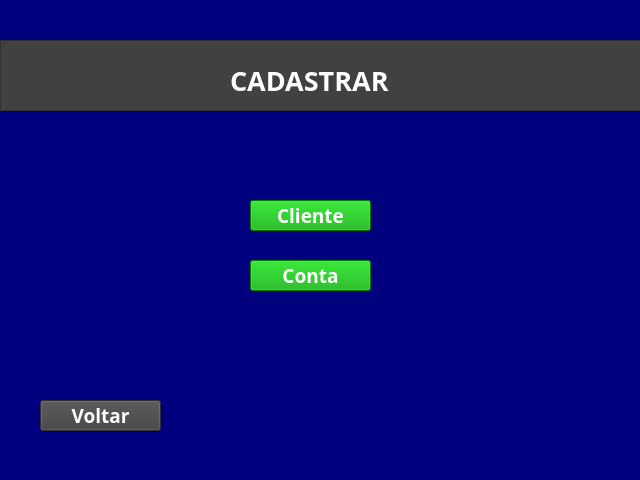
<?xml version="1.0" encoding="UTF-8"?>
<ui version="4.0">
 <class>MainWindow</class>
 <widget class="QMainWindow" name="MainWindow">
  <property name="geometry">
   <rect>
    <x>0</x>
    <y>0</y>
    <width>640</width>
    <height>480</height>
   </rect>
  </property>
  <property name="windowTitle">
   <string>MainWindow</string>
  </property>
  <property name="styleSheet">
   <string notr="true">background-color: rgb(0, 0, 127);</string>
  </property>
  <widget class="QWidget" name="centralwidget">
   <widget class="QPushButton" name="pushButton">
    <property name="geometry">
     <rect>
      <x>250</x>
      <y>200</y>
      <width>121</width>
      <height>31</height>
     </rect>
    </property>
    <property name="font">
     <font>
      <family>Agency FB</family>
      <pointsize>14</pointsize>
      <weight>75</weight>
      <bold>true</bold>
     </font>
    </property>
    <property name="styleSheet">
     <string notr="true">color: rgb(255, 255, 255);
background-color: rgb(0, 170, 0);</string>
    </property>
    <property name="text">
     <string>Cliente</string>
    </property>
   </widget>
   <widget class="QPushButton" name="pushButton_2">
    <property name="geometry">
     <rect>
      <x>250</x>
      <y>260</y>
      <width>121</width>
      <height>31</height>
     </rect>
    </property>
    <property name="font">
     <font>
      <family>Agency FB</family>
      <pointsize>14</pointsize>
      <weight>75</weight>
      <bold>true</bold>
     </font>
    </property>
    <property name="styleSheet">
     <string notr="true">color: rgb(255, 255, 255);
background-color: rgb(0, 170, 0);</string>
    </property>
    <property name="text">
     <string>Conta</string>
    </property>
   </widget>
   <widget class="QPushButton" name="pushButton_3">
    <property name="geometry">
     <rect>
      <x>40</x>
      <y>400</y>
      <width>121</width>
      <height>31</height>
     </rect>
    </property>
    <property name="font">
     <font>
      <family>Agency FB</family>
      <pointsize>14</pointsize>
      <weight>75</weight>
      <bold>true</bold>
     </font>
    </property>
    <property name="styleSheet">
     <string notr="true">color: rgb(255, 255, 255);
background-color: rgb(65, 65, 65);</string>
    </property>
    <property name="text">
     <string>Voltar</string>
    </property>
   </widget>
   <widget class="QFrame" name="frame">
    <property name="geometry">
     <rect>
      <x>0</x>
      <y>40</y>
      <width>641</width>
      <height>71</height>
     </rect>
    </property>
    <property name="styleSheet">
     <string notr="true">background-color: rgb(65, 65, 65);</string>
    </property>
    <property name="frameShape">
     <enum>QFrame::StyledPanel</enum>
    </property>
    <property name="frameShadow">
     <enum>QFrame::Raised</enum>
    </property>
    <widget class="QLabel" name="label">
     <property name="geometry">
      <rect>
       <x>230</x>
       <y>20</y>
       <width>201</width>
       <height>41</height>
      </rect>
     </property>
     <property name="font">
      <font>
       <family>Bahnschrift</family>
       <pointsize>20</pointsize>
       <weight>75</weight>
       <bold>true</bold>
       <underline>false</underline>
      </font>
     </property>
     <property name="styleSheet">
      <string notr="true">color: rgb(255, 255, 255);</string>
     </property>
     <property name="text">
      <string>CADASTRAR</string>
     </property>
    </widget>
   </widget>
  </widget>
  <widget class="QStatusBar" name="statusbar"/>
 </widget>
 <resources/>
 <connections/>
</ui>
